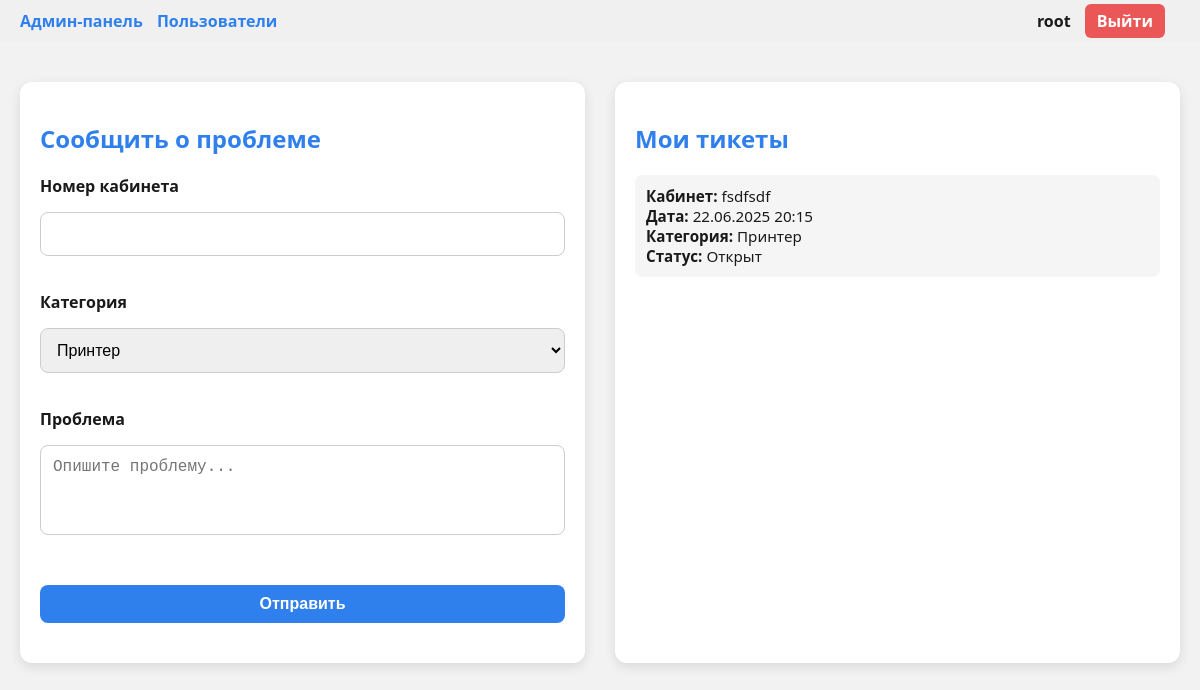
Page /submit (signed in) on the earlier database version.
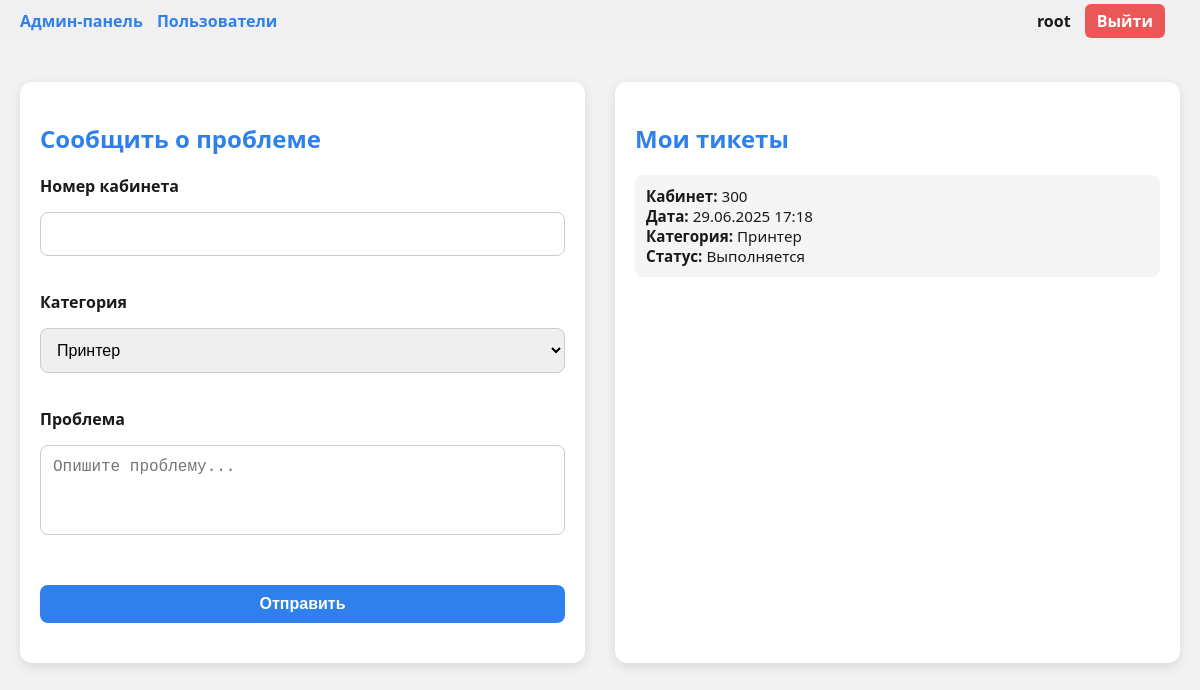
Same page on the later database version.
### app/models.py (models this page shows, shortened)
class Ticket(db.Model):
    id = db.Column(db.Integer, primary_key=True)
    room = db.Column(db.String(10), nullable=False)
    category = db.Column(db.String(20), nullable=False)
    problem = db.Column(db.Text, nullable=False)
    timestamp = db.Column(db.DateTime, default=datetime.utcnow)
    status = db.Column(db.String(20), default='Выполняется')
    user_id = db.Column(db.Integer, db.ForeignKey('user.id'), nullable=False)

### app/routes.py (the view, shortened to what this page needs)
@routes_bp.route('/submit', methods=['GET', 'POST'])
@login_required
def submit_ticket():
    form = SubmitTicketForm()
    success = request.args.get('success') == '1'
    my_tickets = Ticket.query.filter_by(user_id=current_user.id).order_by(Ticket.timestamp.desc()).limit(10).all()
    return render_template('submit.html', form=form, my_tickets=my_tickets, success=success)

### app/forms.py
class SubmitTicketForm(FlaskForm):
    room = StringField("Номер кабинета", validators=[DataRequired()])
    category = SelectField("Категория", choices=[
        ('Принтер', 'Принтер'),
        ('Компьютер', 'Компьютер'),
        ('Смартфон', 'Смартфон'),
        ('Интернет', 'Интернет'),
        ('Доска', 'Доска'),
        ('Проектор', 'Проектор'),
        ('Иное', 'Иное'),
    ], validators=[DataRequired()])
    problem = TextAreaField("Проблема", validators=[DataRequired()])
    submit = SubmitField("Отправить")

### templates/submit.html (shortened to what this page needs)
<!DOCTYPE html>
<html lang="ru">
<head>
  <link rel="stylesheet" href="{{ url_for('static', filename='submit.css') }}">
</head>
<body>
  {% include 'topbar.html' %}
  <div class="main-container">
    <div class="left-form card">
      <h2>Сообщить о проблеме</h2>
      <form method="POST">
        <div class="form-group">
          {{ form.room.label }} {{ form.room() }}
        </div>
        <div class="form-group">
          {{ form.category.label }} {{ form.category() }}
        </div>
        <div class="form-group">
          {{ form.problem.label }}
          {{ form.problem(class="form-control", id="problem", rows="3", oninput="autoResize(this)", placeholder="Опишите проблему...") }}
        </div>
        {{ form.submit(class="submit-btn") }}
      </form>
    </div>
    <div class="right-history card">
      <h3>Мои тикеты</h3>
      <ul class="ticket-history">
        {% for ticket in my_tickets %}
        <li class="ticket-item {% if ticket.status == 'Выполнено' %}done{% endif %}" data-id="{{ ticket.id }}">
          <div><strong>Кабинет:</strong> {{ ticket.room }}</div>
          <div><strong>Дата:</strong> {{ ticket.timestamp.strftime('%d.%m.%Y %H:%M') }}</div>
          <div><strong>Категория:</strong> {{ ticket.category }}</div>
          <div class="ticket-status"><strong>Статус:</strong> <span>{{ ticket.status }}</span></div>
        </li>
        {% else %}
        <li>Вы ещё не отправляли тикеты.</li>
        {% endfor %}
      </ul>
    </div>
  </div>
</body>
</html>

Differences in the rows shown:
changed Ticket "Принтер": room "fsdfsdf" → "300"; timestamp "22.06.2025 20:15" → "29.06.2025 17:18"; status "Открыт" → "Выполняется"
